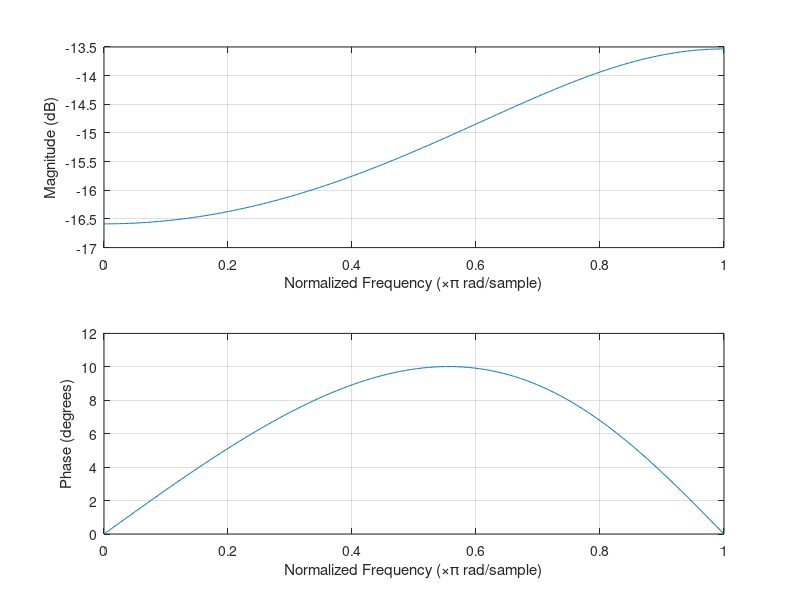
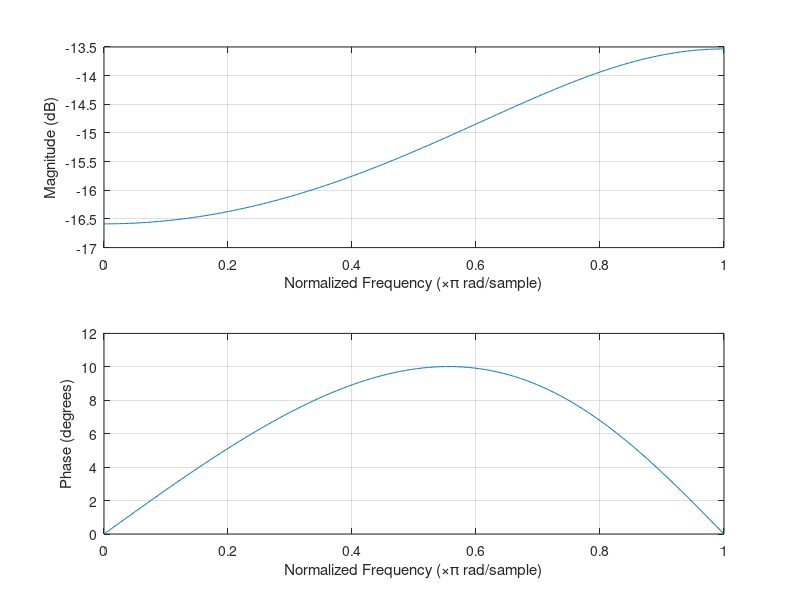
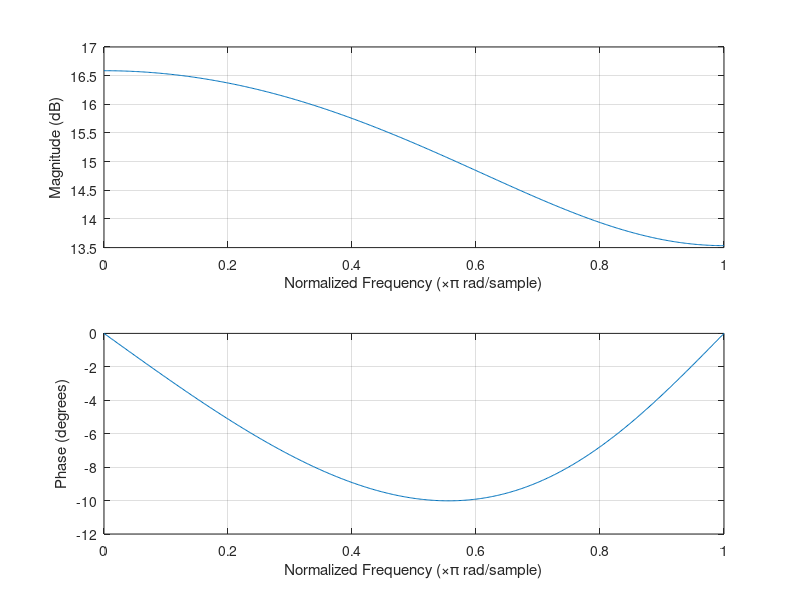

The MATLAB script that drew these images, in order:
close all
clear all
clc


den=[23,4]

%num=fliplr(den) %num=den(length(den):-1:1)
num=den(length(den):-2:1)


freqz(num,den)
figure
freqz(den,num)

%%%%%%%%%%%%%%%%%%%%%%%%%%%%%%%%%%%%%%%%%%

den=[23,4]
num=den(length(den):-2:1)

freqz(num,den)
figure
freqz(den,num)